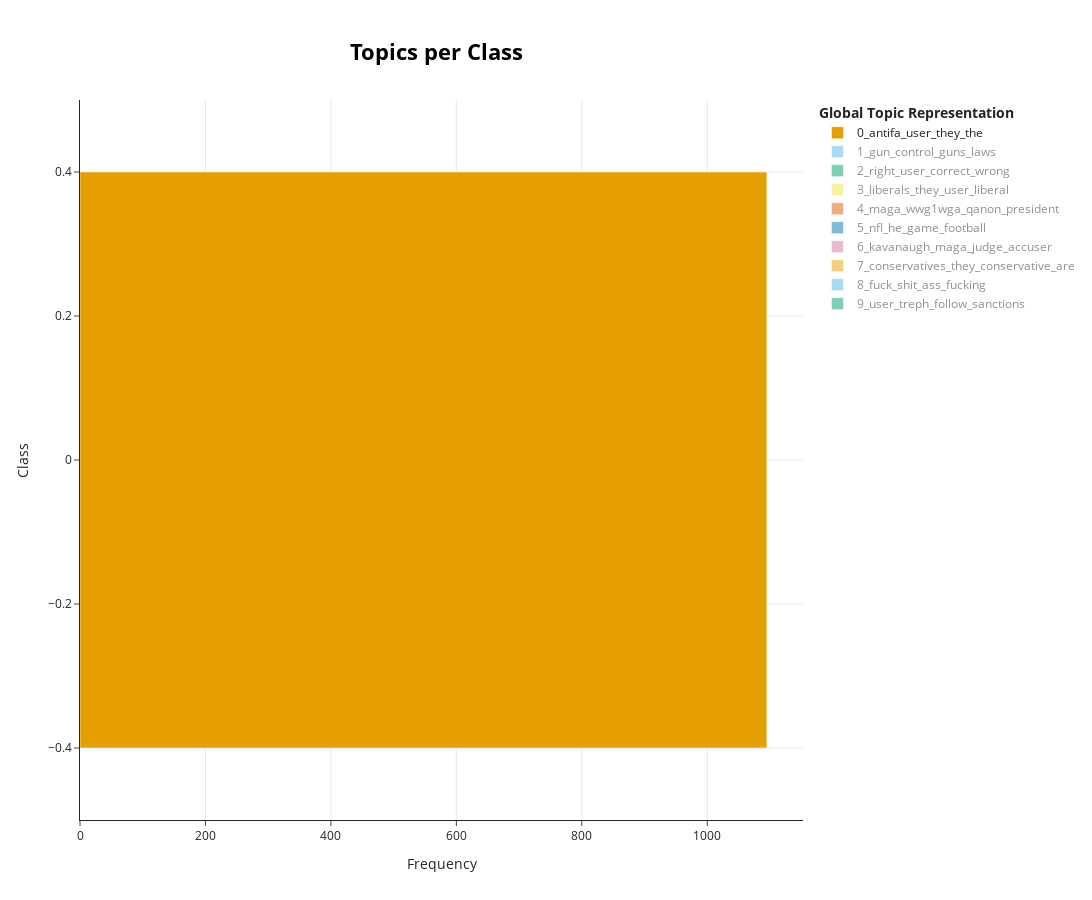

This figure's notebook cell:
### Code cell
# visualize the topics
topic_per_class = topic_model.topics_per_class(dataset['train']['text'], topics)
topic_model.visualize_topics_per_class(topic_per_class)

### Figure 1 — Plotly figure (JSON) as saved in the notebook; plotly's stock layout.template omitted (floating-point values rounded to 4 significant figures)
{"data": [{"hoverinfo": "text", "hovertext": ["<b>Topic 0</b><br>Words: antifa, user, they, the, of"], "marker": {"color": "#E69F00"}, "name": "0_antifa_user_they_the", "orientation": "h", "type": "bar", "visible": true, "x": [1095], "y": [0]}, {"hoverinfo": "text", "hovertext": ["<b>Topic 1</b><br>Words: gun, control, guns, laws, the"], "marker": {"color": "#56B4E9"}, "name": "1_gun_control_guns_laws", "orientation": "h", "type": "bar", "visible": "legendonly", "x": [1013], "y": [1]}, {"hoverinfo": "text", "hovertext": ["<b>Topic 2</b><br>Words: right, user, correct, wrong, you"], "marker": {"color": "#009E73"}, "name": "2_right_user_correct_wrong", "orientation": "h", "type": "bar", "visible": "legendonly", "x": [312], "y": [2]}, {"hoverinfo": "text", "hovertext": ["<b>Topic 3</b><br>Words: liberals, they, user, liberal, give"], "marker": {"color": "#F0E442"}, "name": "3_liberals_they_user_liberal", "orientation": "h", "type": "bar", "visible": "legendonly", "x": [295], "y": [3]}, {"hoverinfo": "text", "hovertext": ["<b>Topic 4</b><br>Words: maga, wwg1wga, qanon, president, thank"], "marker": {"color": "#D55E00"}, "name": "4_maga_wwg1wga_qanon_president", "orientation": "h", "type": "bar", "visible": "legendonly", "x": [241], "y": [4]}, {"hoverinfo": "text", "hovertext": ["<b>Topic 5</b><br>Words: nfl, he, game, football, team"], "marker": {"color": "#0072B2"}, "name": "5_nfl_he_game_football", "orientation": "h", "type": "bar", "visible": "legendonly", "x": [236], "y": [5]}, {"hoverinfo": "text", "hovertext": ["<b>Topic 6</b><br>Words: kavanaugh, maga, judge, accuser, will"], "marker": {"color": "#CC79A7"}, "name": "6_kavanaugh_maga_judge_accuser", "orientation": "h", "type": "bar", "visible": "legendonly", "x": [212], "y": [6]}, {"hoverinfo": "text", "hovertext": ["<b>Topic 7</b><br>Words: conservatives, they, conservative, are, the"], "marker": {"color": "#E69F00"}, "name": "7_conservatives_they_conservative_are", "orientation": "h", "type": "bar", "visible": "legendonly", "x": [199], "y": [7]}, {"hoverinfo": "text", "hovertext": ["<b>Topic 8</b><br>Words: fuck, shit, ass, fucking, sucks"], "marker": {"color": "#56B4E9"}, "name": "8_fuck_shit_ass_fucking", "orientation": "h", "type": "bar", "visible": "legendonly", "x": [178], "y": [8]}, {"hoverinfo": "text", "hovertext": ["<b>Topic 9</b><br>Words: user, treph, follow, sanctions, gt"], "marker": {"color": "#009E73"}, "name": "9_user_treph_follow_sanctions", "orientation": "h", "type": "bar", "visible": "legendonly", "x": [157], "y": [9]}], "layout": {"height": 900, "hoverlabel": {"bgcolor": "white", "font": {"family": "Rockwell", "size": 16}}, "legend": {"title": {"text": "<b>Global Topic Representation"}}, "title": {"font": {"color": "Black", "size": 22}, "text": "<b>Topics per Class</b>", "x": 0.4, "xanchor": "center", "y": 0.95, "yanchor": "top"}, "width": 1250, "xaxis": {"showgrid": true, "title": {"text": "Frequency"}}, "yaxis": {"showgrid": true, "title": {"text": "Class"}}}}
